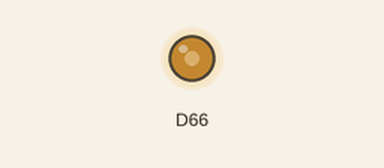
Simulated run of this sketch. Board: Arduino Due. Shown: output pins drawn as LEDs (lit = HIGH).

Above: at 0.1 s.
Timing chart, 0 to 1.6 s (numbered marks = the images above):
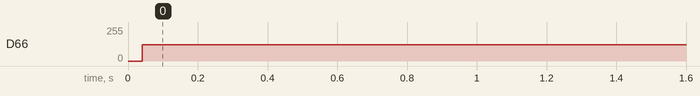

Measured:
- by itself, D66: 0/255 → 123/255 at 0.04 s

The sketch:

FAVPRF3IRAW1L14.ino
```cpp
/* *************************************************************************************************
 *  Sketch: sineWave
 *  Author: Tanya Vasilevitsky
 *  Date: 07/19/2016
 *  Description: This sketch produces a sine wave output to DAC0 of the arduino DUE board.
 *  There are several options for The frequency & granularity of the wave , which can be used
 *  To choose a wave simply uncomment (only!) one of the WAVE_#
 *
 * *************************************************************************************************/

//////////////////////////////////////////////////////////////////////////////////////////////////
 /* Uncomment the desired wave, leave the rest commented*/

//#define WAVE_1 //A sine wave of 120 samples, in 12 bit DAC resolution, Maximmal frequency 14 KHZ
//#define WAVE_2 //A sine wave of 60 samples, in 12 bit DAC resolution, Maximmal frequency 28 KHZ
//#define WAVE_3 //A sine wave of 24 samples, in 10 bit DAC resolution, Maximmal frequency 70 KHZ
//#define WAVE_4 //A sine wave of 24 samples, in 12 bit DAC resolution, Maximmal frequency 70 KHZ
#define WAVE_5 //A sine wave of 20 samples, in 12 bit DAC resolution, Maximmal frequency 84 KHZ
/////////////////////////////////////////////////////////////////////////////////////////////////


/*Determine the resolution*/
#if defined(WAVE_1) || defined(WAVE_2) || defined(WAVE_4) || defined(WAVE_5)
#define DAC_RESOLUTION 12
#elif  defined WAVE_3
#define DAC_RESOLUTION 10
#endif

int F = 100; //frequency in HZ
int waitTime = 1000/F;


int i = 0; //index to iterate the wave values

// Sin wave values
#ifdef WAVE_1
#define MAX_SAMPLES 120
static int sineTable[MAX_SAMPLES] =
{
  0x7ff, 0x86a, 0x8d5, 0x93f, 0x9a9, 0xa11, 0xa78, 0xadd, 0xb40, 0xba1,
  0xbff, 0xc5a, 0xcb2, 0xd08, 0xd59, 0xda7, 0xdf1, 0xe36, 0xe77, 0xeb4,
  0xeec, 0xf1f, 0xf4d, 0xf77, 0xf9a, 0xfb9, 0xfd2, 0xfe5, 0xff3, 0xffc,
  0xfff, 0xffc, 0xff3, 0xfe5, 0xfd2, 0xfb9, 0xf9a, 0xf77, 0xf4d, 0xf1f,
  0xeec, 0xeb4, 0xe77, 0xe36, 0xdf1, 0xda7, 0xd59, 0xd08, 0xcb2, 0xc5a,
  0xbff, 0xba1, 0xb40, 0xadd, 0xa78, 0xa11, 0x9a9, 0x93f, 0x8d5, 0x86a,
  0x7ff, 0x794, 0x729, 0x6bf, 0x655, 0x5ed, 0x586, 0x521, 0x4be, 0x45d,
  0x3ff, 0x3a4, 0x34c, 0x2f6, 0x2a5, 0x257, 0x20d, 0x1c8, 0x187, 0x14a,
  0x112, 0xdf, 0xb1, 0x87, 0x64, 0x45, 0x2c, 0x19, 0xb, 0x2,
  0x0, 0x2, 0xb, 0x19, 0x2c, 0x45, 0x64, 0x87, 0xb1, 0xdf,
  0x112, 0x14a, 0x187, 0x1c8, 0x20d, 0x257, 0x2a5, 0x2f6, 0x34c, 0x3a4,
  0x3ff, 0x45d, 0x4be, 0x521, 0x586, 0x5ed, 0x655, 0x6bf, 0x729, 0x794
};

#elif defined WAVE_2
#define MAX_SAMPLES 60
static int sineTable[MAX_SAMPLES] =
{
  0x7ff,  0x8d5,  0x9a9,  0xa78,  0xb40,
  0xbff,  0xcb2,  0xd59,  0xdf1,  0xe77,
  0xeec,  0xf4d,  0xf9a,  0xfd2,  0xff3,
  0xfff,  0xff3,  0xfd2,  0xf9a,  0xf4d,
  0xeec,  0xe77,  0xdf1,  0xd59,  0xcb2,
  0xbff,  0xb40,  0xa78,  0x9a9,  0x8d5,
  0x7ff,  0x729,  0x655,  0x586,  0x4be,
  0x3ff,  0x34c,  0x2a5,  0x20d,  0x187,
  0x112,  0xb1,  0x64,  0x2c,  0xb,
  0x0,  0xb,  0x2c,  0x64,  0xb1,
  0x112,  0x187,  0x20d,  0x2a5,  0x34c,
  0x3ff,  0x4be,  0x586,  0x655,  0x729,
};

#elif defined WAVE_3
#define MAX_SAMPLES 24
static int sineTable[MAX_SAMPLES] =
{
  0x200, 0x284, 0x2FF, 0x369, 0x3BA, 0x3EE, 0x3FF, 0x3EE,
  0x3BA, 0x369, 0x2FF, 0x284, 0x1FF, 0x17B, 0x100, 0x096,
  0x045, 0x011, 0x000, 0x011, 0x045, 0x096, 0x100, 0x17B,
};

#elif defined WAVE_4
#define MAX_SAMPLES 24
static int sineTable[MAX_SAMPLES] =
{
  0x800,0xA11,0xBFF,0xDA7,0xEED,0xFB9,0xFFF,0xFB9,
  0xEED,0xDA7,0xBFF,0xA11,0x7FF,0x5EE,0x400,0x258,
  0x112,0x046,0x000,0x046,0x112,0x258,0x400,0x5EE,
};

#elif defined WAVE_5
#define MAX_SAMPLES 20
static int sineTable[MAX_SAMPLES] =
{
  0x800,0xA78,0xCB3,0xE78,0xF9B,
  0xFFF,0xF9B,0xE78,0xCB3,0xA78,
  0x800,0x587,0x34C,0x187,0x064,
  0x000,0x064,0x187,0x34C,0x587,
};

#endif


void setup() {

  // put your setup code here, to run once:
  analogWriteResolution(DAC_RESOLUTION);  // set the analog output resolution to the desired amount of bits
  analogReadResolution(DAC_RESOLUTION);   // set the analog input resolution to desired amount of bits
}

void loop() {

  /*increment wave index cyclicly*/
   i = (i+1) % MAX_SAMPLES;

  //write wave data to DAC0
//  analogWrite(DAC0, sineTable[i]);  // write the selected waveform on DAC0
  analogWrite(DAC0, sineTable[i]);  // write the selected waveform on DAC0

 /*The frequency of the Wave depends on the number of samples used
 More samples --> more loops used to create a single cycle --> slower frequency
 From data obtained from the sam3x spec, the DAC maximal possible frequncy is 1.68 MGZ,
 The Wave Frequency can be determined by:
 F = 1.68/(number of samples in wave)

 You can uncomment the following line and add delays for a smaller frequency */
// delayMicroseconds(55);


}
```
